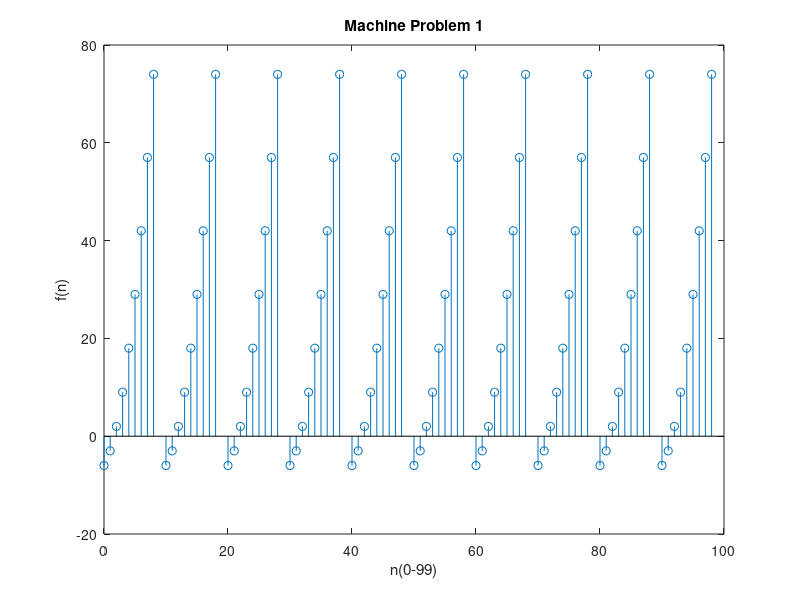

Reproduce this figure in MATLAB.
n = linspace(0,99);
y = linspace(0,99);

for z = 1:1:100
    s = z;
   while s>=11
       s= s-10;
   end
   if s ==10
       s
       y(z) = NaN
       continue
   end
    y(z) = (s.^2)-7;
end
stem(n,y)
title('Machine Problem 1')
xlabel('n(0-99)')
ylabel('f(n)')